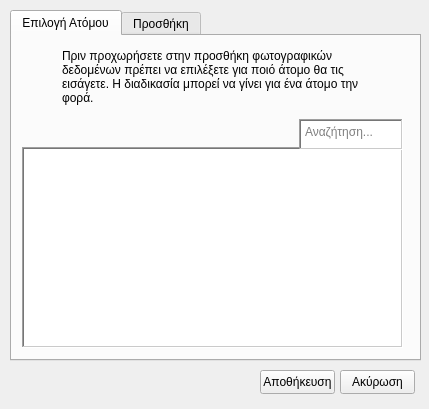
<?xml version="1.0" encoding="UTF-8"?>
<ui version="4.0">
 <class>DatasetDialog</class>
 <widget class="QDialog" name="DatasetDialog">
  <property name="geometry">
   <rect>
    <x>0</x>
    <y>0</y>
    <width>429</width>
    <height>409</height>
   </rect>
  </property>
  <property name="windowTitle">
   <string>Δεδομένα Φωτογραφιών</string>
  </property>
  <property name="windowIcon">
   <iconset>
    <normaloff>res/icons/select.png</normaloff>res/icons/select.png</iconset>
  </property>
  <widget class="QTabWidget" name="tabWidget">
   <property name="geometry">
    <rect>
     <x>10</x>
     <y>10</y>
     <width>411</width>
     <height>351</height>
    </rect>
   </property>
   <property name="currentIndex">
    <number>0</number>
   </property>
   <widget class="QWidget" name="tabSelectPerson">
    <attribute name="title">
     <string>Επιλογή Ατόμου</string>
    </attribute>
    <widget class="QTableWidget" name="catalogDisplayTableWidget">
     <property name="geometry">
      <rect>
       <x>10</x>
       <y>111</y>
       <width>381</width>
       <height>201</height>
      </rect>
     </property>
     <property name="frameShape">
      <enum>QFrame::WinPanel</enum>
     </property>
    </widget>
    <widget class="QLabel" name="descriptionSelectLabel">
     <property name="geometry">
      <rect>
       <x>50</x>
       <y>10</y>
       <width>321</width>
       <height>61</height>
      </rect>
     </property>
     <property name="text">
      <string>Πριν προχωρήσετε στην προσθήκη φωτογραφικών δεδομένων πρέπει να επιλέξετε για ποιό άτομο θα τις εισάγετε. Η διαδικασία μπορεί να γίνει για ένα άτομο την φορά.</string>
     </property>
     <property name="wordWrap">
      <bool>true</bool>
     </property>
    </widget>
    <widget class="QLabel" name="selectPersonImageLabel">
     <property name="geometry">
      <rect>
       <x>10</x>
       <y>20</y>
       <width>32</width>
       <height>32</height>
      </rect>
     </property>
     <property name="text">
      <string/>
     </property>
    </widget>
    <widget class="QTextEdit" name="searchTextEdit">
     <property name="geometry">
      <rect>
       <x>287</x>
       <y>83</y>
       <width>104</width>
       <height>31</height>
      </rect>
     </property>
     <property name="frameShape">
      <enum>QFrame::WinPanel</enum>
     </property>
     <property name="frameShadow">
      <enum>QFrame::Sunken</enum>
     </property>
     <property name="placeholderText">
      <string>Αναζήτηση...</string>
     </property>
    </widget>
   </widget>
   <widget class="QWidget" name="tabAddImg">
    <attribute name="title">
     <string>Προσθήκη</string>
    </attribute>
    <widget class="QLabel" name="datasetImageLabel">
     <property name="geometry">
      <rect>
       <x>10</x>
       <y>20</y>
       <width>32</width>
       <height>32</height>
      </rect>
     </property>
     <property name="text">
      <string/>
     </property>
    </widget>
    <widget class="QTableWidget" name="tableWidget">
     <property name="geometry">
      <rect>
       <x>10</x>
       <y>151</y>
       <width>381</width>
       <height>161</height>
      </rect>
     </property>
     <property name="frameShape">
      <enum>QFrame::WinPanel</enum>
     </property>
    </widget>
    <widget class="QLabel" name="datasetDescriptionLabel">
     <property name="geometry">
      <rect>
       <x>50</x>
       <y>10</y>
       <width>341</width>
       <height>71</height>
      </rect>
     </property>
     <property name="text">
      <string>Εδώ μπορείτε να προσθέσετε τις εικόνες με στοιχεία προσώπου που θα χρησιμοποιήσει ο αλγόριθμος του νευρωνικού δικτύου. Το απαιτούμενο μέγεθος φωτογραφίας ειναι 512x512.</string>
     </property>
     <property name="scaledContents">
      <bool>false</bool>
     </property>
     <property name="wordWrap">
      <bool>true</bool>
     </property>
    </widget>
    <widget class="QPushButton" name="openButton">
     <property name="geometry">
      <rect>
       <x>294</x>
       <y>110</y>
       <width>91</width>
       <height>24</height>
      </rect>
     </property>
     <property name="text">
      <string> Άνοιγμα...</string>
     </property>
     <property name="icon">
      <iconset>
       <normaloff>res/icons/open.png</normaloff>res/icons/open.png</iconset>
     </property>
    </widget>
   </widget>
  </widget>
  <widget class="QPushButton" name="cancelButton">
   <property name="geometry">
    <rect>
     <x>340</x>
     <y>370</y>
     <width>75</width>
     <height>24</height>
    </rect>
   </property>
   <property name="text">
    <string>Ακύρωση</string>
   </property>
  </widget>
  <widget class="QPushButton" name="saveButton">
   <property name="geometry">
    <rect>
     <x>260</x>
     <y>370</y>
     <width>75</width>
     <height>24</height>
    </rect>
   </property>
   <property name="text">
    <string>Αποθήκευση</string>
   </property>
  </widget>
 </widget>
 <resources/>
 <connections/>
</ui>
